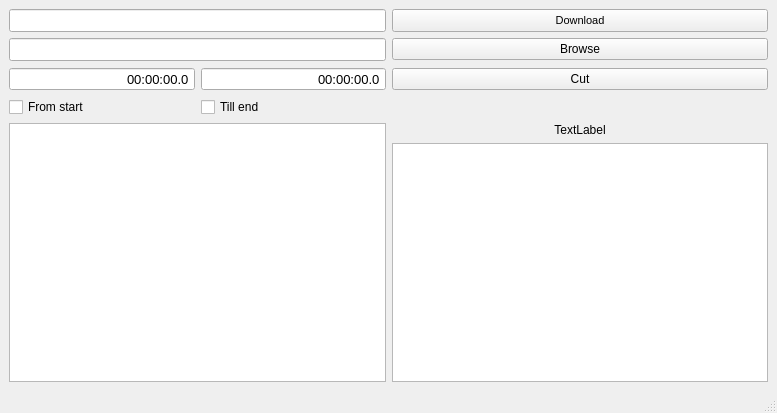
<?xml version="1.0" encoding="UTF-8"?>
<ui version="4.0">
 <class>MainWindow</class>
 <widget class="QMainWindow" name="MainWindow">
  <property name="geometry">
   <rect>
    <x>0</x>
    <y>0</y>
    <width>777</width>
    <height>413</height>
   </rect>
  </property>
  <property name="windowTitle">
   <string>Youtube Grabber</string>
  </property>
  <widget class="QWidget" name="centralwidget">
   <layout class="QGridLayout" name="gridLayout_2">
    <item row="0" column="0">
     <layout class="QGridLayout" name="gridLayout">
      <item row="2" column="0">
       <layout class="QHBoxLayout" name="horizontalLayout">
        <item>
         <widget class="QTimeEdit" name="timeEdit_from">
          <property name="font">
           <font>
            <pointsize>10</pointsize>
           </font>
          </property>
          <property name="alignment">
           <set>Qt::AlignRight|Qt::AlignTrailing|Qt::AlignVCenter</set>
          </property>
          <property name="buttonSymbols">
           <enum>QAbstractSpinBox::NoButtons</enum>
          </property>
          <property name="displayFormat">
           <string>HH:mm:ss.z</string>
          </property>
         </widget>
        </item>
        <item>
         <widget class="QTimeEdit" name="timeEdit_to">
          <property name="font">
           <font>
            <pointsize>10</pointsize>
           </font>
          </property>
          <property name="alignment">
           <set>Qt::AlignRight|Qt::AlignTrailing|Qt::AlignVCenter</set>
          </property>
          <property name="buttonSymbols">
           <enum>QAbstractSpinBox::NoButtons</enum>
          </property>
          <property name="displayFormat">
           <string>HH:mm:ss.z</string>
          </property>
         </widget>
        </item>
       </layout>
      </item>
      <item row="4" column="0">
       <layout class="QHBoxLayout" name="horizontalLayout_5">
        <item>
         <widget class="QCheckBox" name="checkBox_FromStart">
          <property name="text">
           <string>From start</string>
          </property>
         </widget>
        </item>
        <item>
         <widget class="QCheckBox" name="checkBox_TillEnd">
          <property name="text">
           <string>Till end</string>
          </property>
         </widget>
        </item>
       </layout>
      </item>
      <item row="0" column="1">
       <widget class="QPushButton" name="pushButton_urlSearch">
        <property name="sizePolicy">
         <sizepolicy hsizetype="MinimumExpanding" vsizetype="Preferred">
          <horstretch>0</horstretch>
          <verstretch>0</verstretch>
         </sizepolicy>
        </property>
        <property name="font">
         <font>
          <pointsize>8</pointsize>
         </font>
        </property>
        <property name="text">
         <string>Download</string>
        </property>
       </widget>
      </item>
      <item row="6" column="0">
       <widget class="QGraphicsView" name="graphicsView"/>
      </item>
      <item row="1" column="0">
       <widget class="QLineEdit" name="lineEdit_outText">
        <property name="font">
         <font>
          <pointsize>10</pointsize>
         </font>
        </property>
        <property name="whatsThis">
         <string>path</string>
        </property>
       </widget>
      </item>
      <item row="0" column="0">
       <widget class="QLineEdit" name="lineEdit_urlSearch">
        <property name="font">
         <font>
          <pointsize>10</pointsize>
         </font>
        </property>
       </widget>
      </item>
      <item row="6" column="1">
       <layout class="QVBoxLayout" name="verticalLayout">
        <item>
         <widget class="QLabel" name="label">
          <property name="text">
           <string>TextLabel</string>
          </property>
          <property name="alignment">
           <set>Qt::AlignCenter</set>
          </property>
         </widget>
        </item>
        <item>
         <widget class="QTextEdit" name="textEdit"/>
        </item>
       </layout>
      </item>
      <item row="2" column="1">
       <layout class="QHBoxLayout" name="horizontalLayout_2">
        <item>
         <widget class="QPushButton" name="pushButton_Cut">
          <property name="text">
           <string>Cut</string>
          </property>
         </widget>
        </item>
       </layout>
      </item>
      <item row="1" column="1">
       <widget class="QPushButton" name="pushButton_browse">
        <property name="text">
         <string>Browse</string>
        </property>
       </widget>
      </item>
     </layout>
    </item>
   </layout>
  </widget>
  <widget class="QMenuBar" name="menubar">
   <property name="geometry">
    <rect>
     <x>0</x>
     <y>0</y>
     <width>777</width>
     <height>20</height>
    </rect>
   </property>
  </widget>
  <widget class="QStatusBar" name="statusbar"/>
 </widget>
 <resources/>
 <connections/>
</ui>
